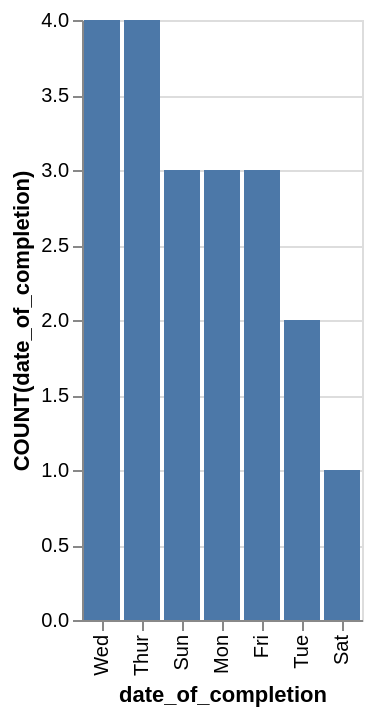

Here is the Vega-Lite specification saved for this chart:
### Vega-Lite specification from a JSON file in a GitHub repository (floating-point values rounded to 4 significant figures)
{"data": {"values": [{"x_data": "Wed", "y_data": 4}, {"x_data": "Thur", "y_data": 4}, {"x_data": "Sun", "y_data": 3}, {"x_data": "Mon", "y_data": 3}, {"x_data": "Fri", "y_data": 3}, {"x_data": "Tue", "y_data": 2}, {"x_data": "Sat", "y_data": 1}]}, "mark": "bar", "encoding": {"x": {"field": "x_data", "type": "nominal", "title": "date_of_completion", "sort": {"op": "sum", "field": "y_data", "order": "descending"}}, "y": {"field": "y_data", "type": "quantitative", "title": "COUNT(date_of_completion)"}}}
